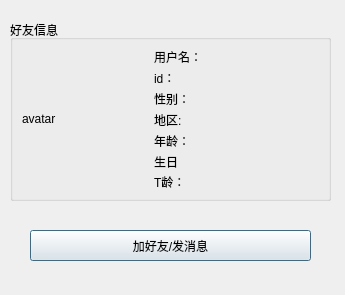
<?xml version="1.0" encoding="UTF-8"?>
<ui version="4.0">
 <class>UserInfoPageZbk</class>
 <widget class="QDialog" name="UserInfoPageZbk">
  <property name="geometry">
   <rect>
    <x>0</x>
    <y>0</y>
    <width>345</width>
    <height>295</height>
   </rect>
  </property>
  <property name="windowTitle">
   <string>Dialog</string>
  </property>
  <widget class="QGroupBox" name="gb_FriendInfo">
   <property name="geometry">
    <rect>
     <x>10</x>
     <y>20</y>
     <width>321</width>
     <height>181</height>
    </rect>
   </property>
   <property name="title">
    <string>好友信息</string>
   </property>
   <layout class="QHBoxLayout" name="horizontalLayout_2">
    <item>
     <widget class="QLabel" name="lbl_setf_Avatar">
      <property name="sizePolicy">
       <sizepolicy hsizetype="Fixed" vsizetype="Fixed">
        <horstretch>0</horstretch>
        <verstretch>0</verstretch>
       </sizepolicy>
      </property>
      <property name="minimumSize">
       <size>
        <width>126</width>
        <height>126</height>
       </size>
      </property>
      <property name="maximumSize">
       <size>
        <width>126</width>
        <height>126</height>
       </size>
      </property>
      <property name="text">
       <string>avatar</string>
      </property>
      <property name="scaledContents">
       <bool>true</bool>
      </property>
     </widget>
    </item>
    <item>
     <layout class="QVBoxLayout" name="verticalLayout">
      <item>
       <widget class="QLabel" name="lbl_setf_Name">
        <property name="text">
         <string>用户名：</string>
        </property>
       </widget>
      </item>
      <item>
       <widget class="QLabel" name="lbl_setf_Id">
        <property name="text">
         <string>id：</string>
        </property>
       </widget>
      </item>
      <item>
       <widget class="QLabel" name="lbl_setf_Gender">
        <property name="text">
         <string>性别：</string>
        </property>
       </widget>
      </item>
      <item>
       <widget class="QLabel" name="lbl_setf_Location">
        <property name="text">
         <string>地区:</string>
        </property>
       </widget>
      </item>
      <item>
       <widget class="QLabel" name="lbl_setf_Age">
        <property name="text">
         <string>年龄：</string>
        </property>
       </widget>
      </item>
      <item>
       <widget class="QLabel" name="lbl_setf_birthday">
        <property name="text">
         <string>生日</string>
        </property>
       </widget>
      </item>
      <item>
       <widget class="QLabel" name="lbl_setf_Tage">
        <property name="text">
         <string>T龄：</string>
        </property>
       </widget>
      </item>
     </layout>
    </item>
   </layout>
  </widget>
  <widget class="QPushButton" name="btn_ModifyItem">
   <property name="geometry">
    <rect>
     <x>30</x>
     <y>230</y>
     <width>281</width>
     <height>31</height>
    </rect>
   </property>
   <property name="text">
    <string>加好友/发消息</string>
   </property>
  </widget>
 </widget>
 <resources/>
 <connections/>
</ui>
